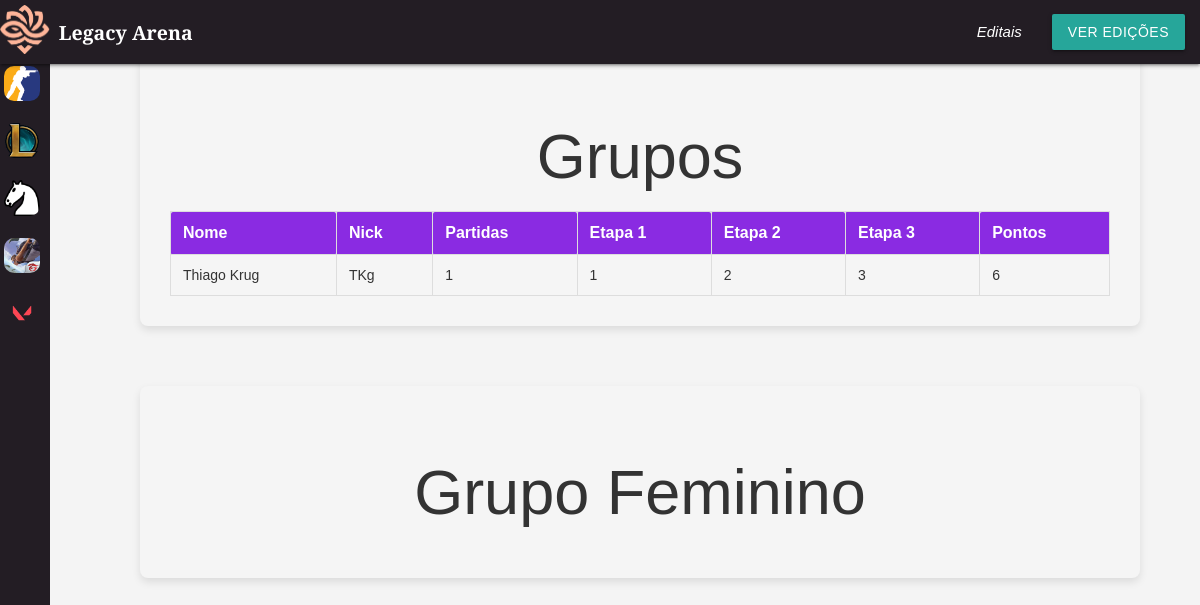
The page /chaveamentocs.php?id=5&edicao=1 on the database as committed earlier.
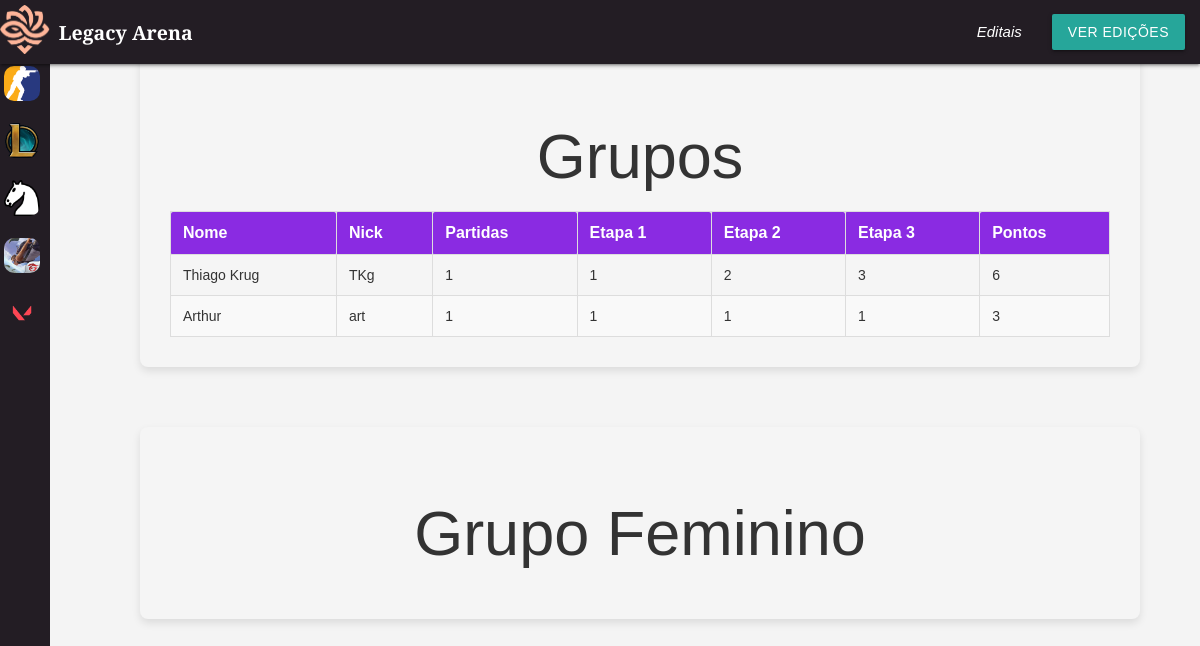
The same page on the database as committed later.
### tables this page shows
CREATE TABLE IF NOT EXISTS `rankingxadrez` (
  `grupo` char(7) NOT NULL,
  `id_atleta` int NOT NULL,
  `partidas` int NOT NULL,
  `pontose1` int NOT NULL,
  `pontose2` int NOT NULL,
  `pontose3` int NOT NULL,
  `pontose4` int DEFAULT NULL,
  `pontose5` int DEFAULT NULL,
  `pontosT` int NOT NULL,
  `categoria` varchar(255) NOT NULL,
  `id` int NOT NULL AUTO_INCREMENT,
  `id_torneio` int NOT NULL,
  `id_jogos` int NOT NULL,
  PRIMARY KEY (`id`),
  KEY `fk_id_torneiochess` (`id_torneio`) USING BTREE,
  KEY `fk_id_jogoschess` (`id_jogos`),
  KEY `fk_id_atletachess` (`id_atleta`)
);

CREATE TABLE IF NOT EXISTS `atleta` (
  `id` int NOT NULL AUTO_INCREMENT,
  `nome` varchar(255) NOT NULL,
  `nickname` varchar(255) NOT NULL,
  `email` varchar(255) NOT NULL,
  `categoria` varchar(255) NOT NULL,
  `id_equipe` int NOT NULL,
  PRIMARY KEY (`id`),
  UNIQUE KEY `email` (`email`)
);

### conexao.php (called while the page is built, shortened)
<?php
function executarSQL($conexao, $sql)
{
    $resultado = mysqli_query($conexao, $sql);
    return $resultado;
}

### chaveamentocs.php (the view, shortened to what this page needs)
<?php
require_once "header.php";
$idjogo = $_GET['id'];
$edicao = $_GET['edicao'];
require_once "conexao.php";
$conexao = conectar();
if ($idjogo === '1') {
    $sql2 = "SELECT cs.*, eq.nome, eq.foto_time FROM rankingcs cs INNER JOIN equipe eq ON cs.id_equipe = eq.id_equipe WHERE cs.id_jogos = $idjogo And id_torneio = $edicao ORDER BY cs.grupo, cs.pontos DESC";
    $sql = "SELECT * FROM rankingcs";
    $resultado = executarSQL($conexao, $sql);
    $resultado1 = executarSQL($conexao, $sql2);
    $teste = mysqli_fetch_assoc($resultado1);
    if ($teste != null) {
        $grupo = $teste['grupo'];
        mysqli_data_seek($resultado1, 0);
    } else {
        $grupo = '';
    }
} else if ($idjogo === '5') {
    $sql2 = "SELECT chess.*, at.nome, at.nickname
    FROM rankingxadrez chess
    INNER JOIN atleta as at ON chess.id_atleta = at.id
    WHERE chess.id_jogos = 5 And id_torneio = $edicao And chess.categoria = 'M'
    ORDER BY chess.grupo, chess.pontosT DESC";
    $resultado1 = executarSQL($conexao, $sql2);
    $teste = mysqli_fetch_assoc($resultado1);
    if ($teste != null) {
        mysqli_data_seek($resultado1, 0);
    } else {
        $grupo = '';
    }
}
?>
<!DOCTYPE html>
<html lang="pt-br">
<head>
    <link rel="stylesheet" href="css/style.css">
</head>
<body>
    <div id="main-content">
        <div class="tabela-container">
            <h1>Grupos </h1>
            <?php
            $grp = '';
            while ($dados = mysqli_fetch_assoc($resultado1)) {
                if ($grp != $dados['grupo']) {
                    $grp = $dados['grupo'];
            ?>
                    <table border="1">
                        <table class="tabela-partidas">
                            <thead>
                                <tr>
                                    <th>Nome</th>
                                    <?php if ($idjogo === '5'): ?>
                                        <th> Nick </th>
                                    <?php endif; ?>
                                    <th>Partidas</th>
                                    <?php if ($idjogo === '1' || $idjogo === '3'): ?>
                                        <th>Dif. Round</th>
                                    <?php elseif ($idjogo === '2'): ?>
                                        <th>Tempo Médio</th>
                                    <?php elseif ($idjogo  === '4'): ?>
                                        <th> Kills </th>
                                        <th> Quedas </th>
                                        <th> Colocação </th>
                                    <?php elseif ($idjogo  === '5'): ?>
                                        <th> Etapa 1 </th>
                                        <th> Etapa 2 </th>
                                        <th> Etapa 3 </th>
                                    <?php endif; ?>
                                    <th>Pontos</th>
                                </tr>
                            </thead>
                            <tbody>
                            <?php
                        }
                            ?>
                            <tr>
                                <td><?= $dados['nome']; ?></td>
                                <?php if ($idjogo  === '5'): ?>
                                    <td><?= $dados['nickname'] ?></td>
                                <?php endif; ?>
                                <td><?= $dados['partidas']; ?></td>
                                <?php if ($idjogo === '1' || $idjogo === '3'): ?>
                                    <td><?= $dados['dif_round']; ?></td>
                                <?php elseif ($idjogo === '2'): ?>
                                    <td><?= $dados['tempo_medio_vitorias']; ?> </td>
                                <?php elseif ($idjogo  === '5'): ?>
                                    <td><?= $dados['pontose1']; ?> </td>
                                    <td><?= $dados['pontose2']; ?> </td>
                                    <td><?= $dados['pontose3']; ?> </td>
                                    <td><?= $dados['pontosT']; ?> </td>
                                <?php endif; ?>
                            </tr>
                        <?php
                    }
                        ?>
                            </tbody>
                        </table>
        </div>
        <?php if ($idjogo === '5' ||  $dados['categoria'] == 'F') {  ?>
            <div class="tabela-container">
                <h1>Grupo Feminino </h1>
            </div>
        <?php  } ?>
</body>
</html>

Rows that differ between the two databases and show on the page:
added rankingxadrez: id_atleta.nome "Arthur", id_atleta.nickname "art", partidas "1", pontose1 "1", pontose2 "1", pontose3 "1", pontosT "3"
